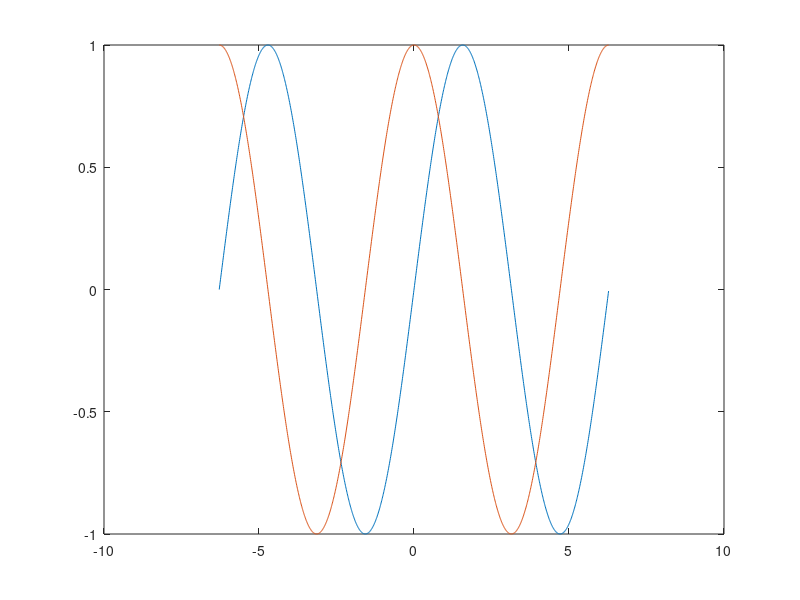

The MATLAB script that drew this image:
clear;clc

x = -2*pi:0.01:2*pi;

y = sin(x);

plot(x,y);

%%
x = -2*pi:0.01:2*pi;

y1 = sin(x);
y2 = cos(x);

plot(x,y1,x,y2); % or plot first, then "hold on" then plot next graph
% use "hold off" to turn off hold on
% for multiple windows use "figure" after first plot 
